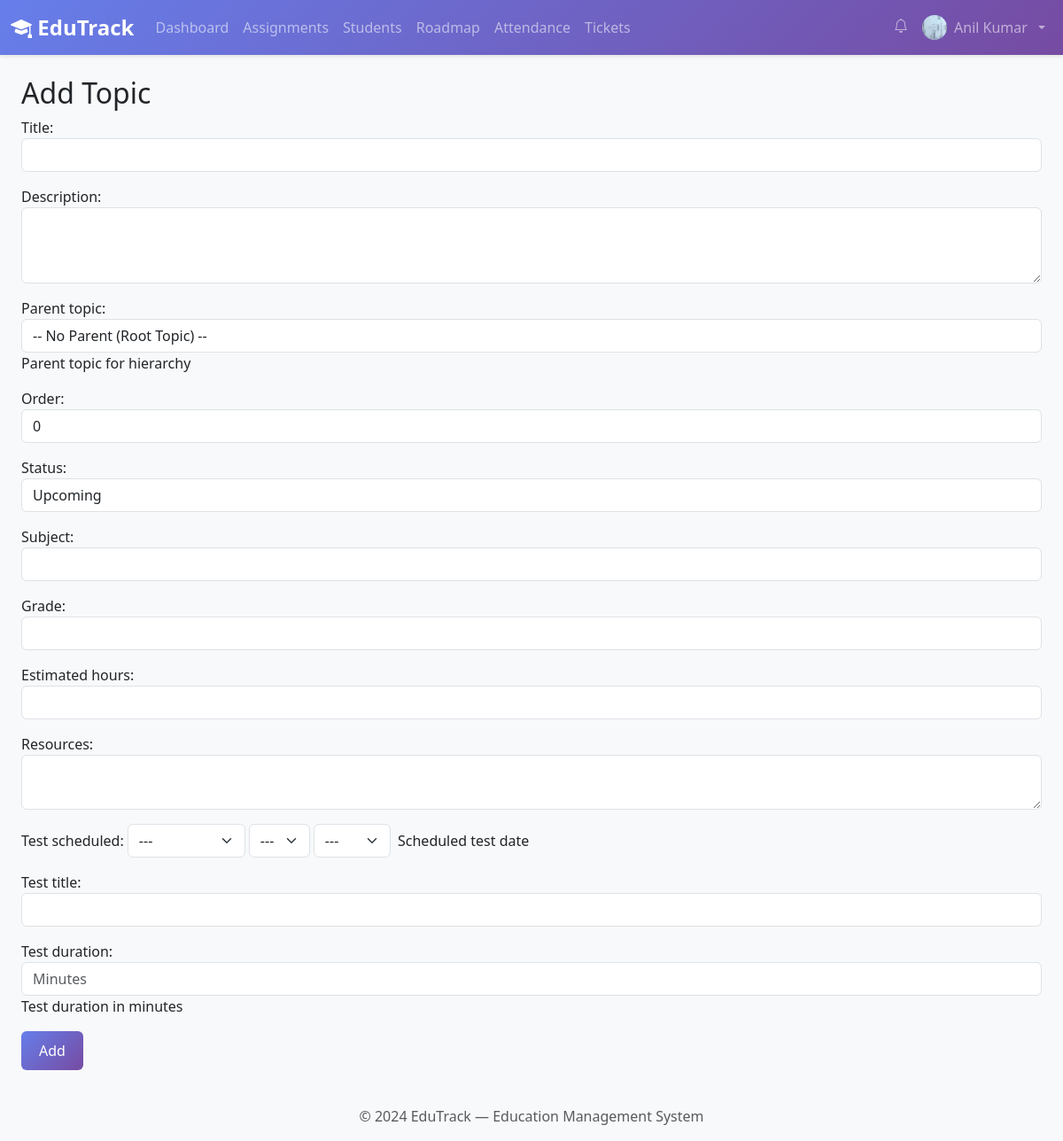
/teacher/roadmap/create/ (signed in), run on the app's committed database.
### core/models.py (models this page shows, shortened)
class UserProfile(models.Model):
    ROLE_CHOICES = [
        ('admin', 'Administrator'),
        ('teacher', 'Teacher'),
        ('student', 'Student'),
        ('parent', 'Parent'),
    ]
    user = models.OneToOneField(
        User,
        on_delete=models.CASCADE,
        related_name='profile'
    )
    role = models.CharField(
        max_length=20,
        choices=ROLE_CHOICES,
        default='student'
    )
    phone_number = models.CharField(
        max_length=15,
        blank=True,
        help_text='Contact phone number'
    )
    profile_photo = models.ImageField(
        upload_to='profile_photos/',
        null=True,
        blank=True,
        validators=[validate_image_extension],
        help_text='Profile picture (JPG, PNG, GIF)'
    )
    date_of_birth = models.DateField(null=True, blank=True)
    address = models.TextField(blank=True, help_text='Residential address')
    pending_amount = models.DecimalField(
        max_digits=10,
        decimal_places=2,
        default=0.00,
        help_text='Running total of unpaid/overdue fees (auto-updated)'
    )
    created_at = models.DateTimeField(auto_now_add=True)
    updated_at = models.DateTimeField(auto_now=True)
    class Meta:
        verbose_name = 'User Profile'
        verbose_name_plural = 'User Profiles'
        ordering = ['user__first_name', 'user__last_name']
    def is_teacher(self):
        return self.role == 'teacher'

class RoadmapTopic(models.Model):
    STATUS_CHOICES = [
        ('not_started', 'Not Started'),
        ('in_progress', 'In Progress'),
        ('completed', 'Completed'),
        ('upcoming', 'Upcoming'),
    ]
    title = models.CharField(max_length=200)
    description = models.TextField(blank=True)
    parent_topic = models.ForeignKey(
        'self',
        on_delete=models.CASCADE,
        null=True,
        blank=True,
        related_name='subtopics',
        help_text='Parent topic for hierarchy'
    )
    order = models.IntegerField(default=0)
    status = models.CharField(max_length=20, choices=STATUS_CHOICES, default='upcoming')
    created_by = models.ForeignKey(
        User,
        on_delete=models.SET_NULL,
        null=True,
        blank=True,
        related_name='roadmap_topics'
    )
    subject = models.CharField(max_length=100, blank=True)
    grade = models.CharField(max_length=10, blank=True)
    estimated_hours = models.IntegerField(null=True, blank=True)
    resources = models.TextField(blank=True)
    test_scheduled = models.DateField(null=True, blank=True, help_text='Scheduled test date')
    test_title = models.CharField(max_length=200, blank=True)
    test_duration = models.IntegerField(null=True, blank=True, help_text='Test duration in minutes')
    created_at = models.DateTimeField(auto_now_add=True)
    updated_at = models.DateTimeField(auto_now=True)
    class Meta:
        verbose_name = 'Roadmap Topic'
        verbose_name_plural = 'Roadmap Topics'
        ordering = ['order', 'title']
        indexes = [
            models.Index(fields=['order']),
            models.Index(fields=['status']),
            models.Index(fields=['created_by']),
        ]
    def __str__(self):
        return self.title

### core/views.py (the view, shortened to what this page needs)
# urls.py: path('teacher/roadmap/create/', RoadmapTopicCreateView.as_view(), name='roadmap_create'),
class RoadmapTopicCreateView(LoginRequiredMixin, TeacherRequiredMixin, View):
    template_name = 'teacher/roadmap_form.html'
    def get(self, request):
        form = RoadmapTopicForm(user=request.user)
        return render(request, self.template_name, {'form': form, 'action': 'Create'})

### core/views.py (called while the page is built)
    def test_func(self):
        return (
            hasattr(self.request.user, 'profile') and
            self.request.user.profile.is_teacher()
        )

### templates/teacher/roadmap_form.html
{% extends 'base.html' %}
{% block content %}
<h2>Add Topic</h2>
<form method="post">{% csrf_token %}{{ form.as_p }}<button type="submit" class="btn btn-primary">Add</button></form>
{% endblock %}

### templates/base.html (shortened to what this page needs)
{% load static %}
<!DOCTYPE html>
<html lang="en">
<head>
  <link href="https://cdn.jsdelivr.net/npm/bootstrap@5.3.2/dist/css/bootstrap.min.css" rel="stylesheet">
  <link rel="stylesheet" href="https://cdn.jsdelivr.net/npm/bootstrap-icons@1.11.1/font/bootstrap-icons.css">
  <link rel="stylesheet" href="{% static 'css/style.css' %}">
</head>
<body>
  {% if user.is_authenticated %}
  <nav class="navbar navbar-expand-lg navbar-dark" style="background: linear-gradient(135deg,#667eea,#764ba2)">
    <div class="container-fluid">
      <a class="navbar-brand fw-bold" href="{% url 'dashboard' %}">
        <i class="bi bi-mortarboard-fill"></i> EduTrack
      </a>
      <div class="collapse navbar-collapse" id="navbarNav">
        <ul class="navbar-nav me-auto">
          {% if user.profile.role == 'admin' or user.is_superuser %}
          <li class="nav-item"><a class="nav-link" href="{% url 'admin_dashboard' %}"><i class="bi bi-speedometer2"></i> Dashboard</a></li>
          <li class="nav-item dropdown">
            <a class="nav-link dropdown-toggle" href="#" data-bs-toggle="dropdown">Administrative</a>
            <ul class="dropdown-menu">
              <li><a class="dropdown-item" href="{% url 'admin_teacher_attendance' %}"><i class="bi bi-person-check"></i> Attendance</a></li>
              <li><a class="dropdown-item" href="{% url 'admin_finance' %}"><i class="bi bi-cash-stack"></i> Finance</a></li>
              <li><a class="dropdown-item" href="{% url 'admin_teacher_performance' %}"><i class="bi bi-graph-up"></i> Performance</a></li>
            </ul>
          </li>
          <li class="nav-item"><a class="nav-link" href="{% url 'all_roadmaps' %}"><i class="bi bi-map"></i> Roadmaps</a></li>
          <li class="nav-item"><a class="nav-link" href="{% url 'holiday_list' %}"><i class="bi bi-calendar-event"></i> Holidays</a></li>
          <li class="nav-item"><a class="nav-link" href="{% url 'admin_analytics' %}"><i class="bi bi-bar-chart"></i> Analytics</a></li>
          {% elif user.profile.role == 'teacher' %}
          <li class="nav-item"><a class="nav-link" href="{% url 'teacher_dashboard' %}">Dashboard</a></li>
          <li class="nav-item"><a class="nav-link" href="{% url 'assignment_list' %}">Assignments</a></li>
          <li class="nav-item"><a class="nav-link" href="{% url 'student_list' %}">Students</a></li>
          <li class="nav-item"><a class="nav-link" href="{% url 'roadmap_list' %}">Roadmap</a></li>
          <li class="nav-item"><a class="nav-link" href="{% url 'mark_attendance' %}">Attendance</a></li>
          <li class="nav-item"><a class="nav-link" href="{% url 'teacher_tickets' %}">Tickets</a></li>
          {% elif user.profile.role == 'parent' %}
          <li class="nav-item"><a class="nav-link" href="{% url 'parent_dashboard' %}">Dashboard</a></li>
          <li class="nav-item"><a class="nav-link" href="{% url 'public_roadmaps' %}">Roadmaps</a></li>
          <li class="nav-item"><a class="nav-link" href="{% url 'parent_feedback' %}">Feedback</a></li>
          {% endif %}
        </ul>
        <ul class="navbar-nav">
          <li class="nav-item">
            <a class="nav-link position-relative" {% if request.user.profile.role == 'admin' %}
							href="{% url 'admin_notifications' %}"
						{% else %}
							href="{% url 'notifications' %}"
						{% endif %}>
              <i class="bi bi-bell"></i>
            </a>
          </li>
          <li class="nav-item dropdown">
            <a class="nav-link dropdown-toggle d-flex align-items-center gap-2" href="#" data-bs-toggle="dropdown">
              {% if user.profile.profile_photo %}
                <img src="{{ user.profile.profile_photo.url }}" class="rounded-circle" width="28" height="28" style="object-fit:cover;">
              {% else %}
                <i class="bi bi-person-circle"></i>
              {% endif %}
              {{ user.get_full_name|default:user.username }}
            </a>
          </li>
        </ul>
      </div>
    </div>
  </nav>
  {% endif %}
  <div class="container-fluid py-4 px-4">
    {% block content %}{% endblock %}
  </div>
  <footer class="footer mt-auto py-3 bg-light">
    <div class="container text-center">
      <span class="text-muted">© 2024 EduTrack — Education Management System</span>
    </div>
  </footer>
</body>
</html>

### static/css/style.css (style rules this page uses)
:root { --primary-color: #667eea; --secondary-color: #764ba2; --success-color: #48bb78; --danger-color: #f56565; --warning-color: #ed8936; --info-color: #4299e1; --dark-color: #2d3748; --light-color: #f7fafc; }
body { font-family: 'Segoe UI', Tahoma, Geneva, Verdana, sans-serif; background-color: #f8f9fa; }
.navbar-brand { font-weight: 700; font-size: 1.5rem; }
.navbar { box-shadow: 0 2px 4px rgba(0,0,0,.1); }
.btn { border-radius: 6px; font-weight: 500; padding: 10px 20px; transition: all 0.3s; }
.btn-primary { background: linear-gradient(135deg, var(--primary-color) 0%, var(--secondary-color) 100%); border: none; }
.footer { margin-top: 50px; padding: 20px 0; background-color: var(--light-color); text-align: center; color: #718096; }

### templates/base.html (style rules this page uses)
select.form-select.d-inline-block { display: inline-block !important; width: auto !important; margin-right: 4px; }

### data on the page
RoadmapTopic: parent_topic "-- No Parent (Root Topic) --", order "0", status "Upcoming"

### other printed values
{{ user.get_full_name|default:user.username }} "Anil Kumar"
